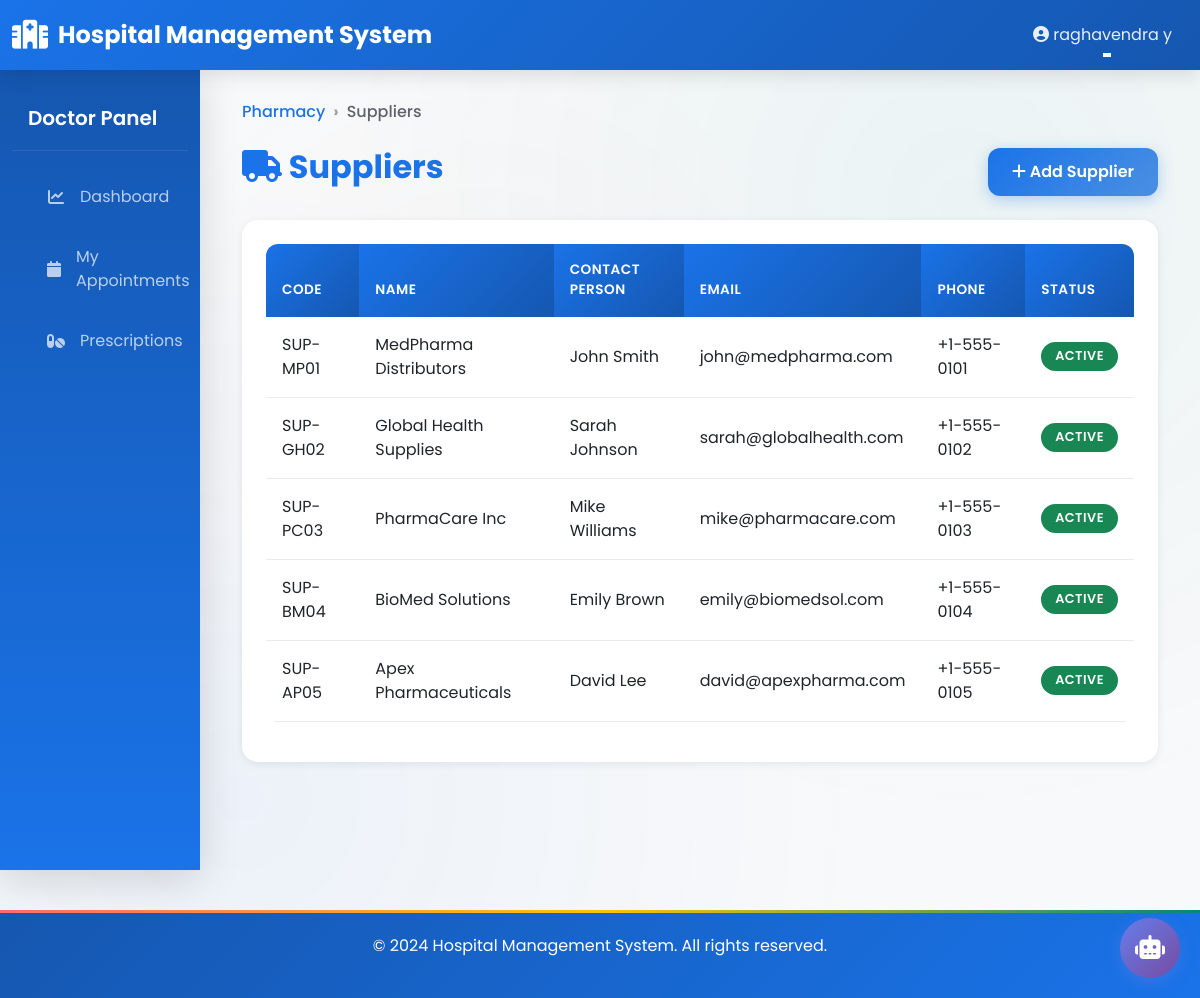
The page /pharmacy/suppliers/ (signed in) on the database its author committed.
### accounts/models.py (models this page shows, shortened)
class CustomUser(AbstractUser):
    ROLE_CHOICES = (
        ('ADMIN', 'Administrator'),
        ('DOCTOR', 'Doctor'),
        ('NURSE', 'Nurse'),
        ('PHARMACIST', 'Pharmacist'),
        ('RECEPTIONIST', 'Receptionist'),
        ('PATIENT', 'Patient'),
    )
    role = models.CharField(max_length=20, choices=ROLE_CHOICES, default='PATIENT')
    phone = models.CharField(max_length=20, blank=True, null=True)
    address = models.TextField(blank=True, null=True)
    city = models.CharField(max_length=100, blank=True, null=True)
    state = models.CharField(max_length=100, blank=True, null=True)
    profile_picture = models.ImageField(upload_to='profile_pictures/', blank=True, null=True)
    created_at = models.DateTimeField(auto_now_add=True)
    updated_at = models.DateTimeField(auto_now=True)
    is_active_user = models.BooleanField(default=True)
    class Meta:
        ordering = ['-created_at']
        indexes = [
            models.Index(fields=['role']),
            models.Index(fields=['email']),
        ]

### pharmacy/models.py (models this page shows, shortened)
class Supplier(models.Model):
    name = models.CharField(max_length=200)
    code = models.CharField(max_length=50, unique=True)
    contact_person = models.CharField(max_length=100, blank=True)
    email = models.EmailField(blank=True)
    phone = models.CharField(max_length=20, blank=True)
    address = models.TextField(blank=True)
    is_active = models.BooleanField(default=True)
    created_at = models.DateTimeField(auto_now_add=True)

### pharmacy/views.py (the view)
# urls.py: path('suppliers/', views.SupplierListView.as_view(), name='supplier_list'),
class SupplierListView(LoginRequiredMixin, PharmacyAccessMixin, ListView):
    model = Supplier
    template_name = 'pharmacy/supplier_list.html'
    context_object_name = 'suppliers'

### pharmacy/views.py (called while the page is built)
    def test_func(self):
        return hasattr(self.request.user, 'role') and self.request.user.role in ['PHARMACIST', 'ADMIN', 'RECEPTIONIST', 'DOCTOR', 'NURSE']

### templates/pharmacy/supplier_list.html (shortened to what this page needs)
{% extends "base.html" %}
{% block content %}
<nav aria-label="breadcrumb" class="mb-4">
    <ol class="breadcrumb">
        <li class="breadcrumb-item"><a href="{% url 'pharmacy:dashboard' %}">Pharmacy</a></li>
        <li class="breadcrumb-item active">Suppliers</li>
    </ol>
</nav>
<div class="row mb-4">
    <div class="col-md-8">
        <h2 style="color: var(--primary-color); font-weight: 700;">
            <i class="fas fa-truck"></i> Suppliers
        </h2>
    </div>
    <div class="col-md-4 text-end">
        <a href="{% url 'pharmacy:create_supplier' %}" class="btn btn-primary">
            <i class="fas fa-plus"></i> Add Supplier
        </a>
    </div>
</div>
<div class="card">
    <div class="card-body">
        <table class="table table-hover">
            <thead>
                <tr>
                    <th>Code</th>
                    <th>Name</th>
                    <th>Contact Person</th>
                    <th>Email</th>
                    <th>Phone</th>
                    <th>Status</th>
                </tr>
            </thead>
            <tbody>
                {% for supplier in suppliers %}
                <tr>
                    <td>{{ supplier.code }}</td>
                    <td>{{ supplier.name }}</td>
                    <td>{{ supplier.contact_person|default:"-" }}</td>
                    <td>{{ supplier.email|default:"-" }}</td>
                    <td>{{ supplier.phone|default:"-" }}</td>
                    <td>
                        {% if supplier.is_active %}
                        <span class="badge bg-success">Active</span>
                        {% else %}
                        <span class="badge bg-secondary">Inactive</span>
                        {% endif %}
                    </td>
                </tr>
                {% empty %}
                <tr>
                    <td colspan="6" class="text-center text-muted">No suppliers found</td>
                </tr>
                {% endfor %}
            </tbody>
        </table>
    </div>
</div>
{% endblock %}

### templates/base.html (shortened to what this page needs)
{% load static %}
<!DOCTYPE html>
<html lang="en">
<head>
    <link href="https://cdn.jsdelivr.net/npm/bootstrap@5.3.0/dist/css/bootstrap.min.css" rel="stylesheet">
    <link rel="stylesheet" href="https://cdnjs.cloudflare.com/ajax/libs/font-awesome/6.4.0/css/all.min.css">
    <link rel="stylesheet" href="{% static 'css/custom.css' %}">
</head>
<body>
    <nav class="navbar navbar-expand-lg navbar-dark sticky-top">
        <div class="container-fluid">
            <a class="navbar-brand" href="{% url 'home' %}">
                <i class="fas fa-hospital"></i> Hospital Management System
            </a>
            <div class="collapse navbar-collapse" id="navbarNav">
                <ul class="navbar-nav ms-auto">
                    {% if user.is_authenticated %}
                    <li class="nav-item dropdown">
                        <a class="nav-link dropdown-toggle" href="#" id="userDropdown" role="button" data-bs-toggle="dropdown">
                            <i class="fas fa-user-circle"></i> {{ user.get_full_name|default:user.email }}
                        </a>
                    </li>
                    {% else %}
                    <li class="nav-item">
                        <a class="nav-link" href="{% url 'accounts:role_choice' %}">Login</a>
                    </li>
                    {% endif %}
                </ul>
            </div>
        </div>
    </nav>
    <div class="container-fluid">
        <div class="row">
            {% if user.is_authenticated %}
            <nav class="col-md-2 d-md-block bg-light sidebar">
                <div class="position-sticky pt-3">
                    {% if user.role == 'ADMIN' %}
                        <h5 class="px-3 text-white mb-3">Admin Panel</h5>
                        <ul class="nav flex-column">
                            <li class="nav-item">
                                <a class="nav-link" href="{% url 'dashboard:admin_dashboard' %}">
                                    <i class="fas fa-chart-line"></i> Dashboard
                                </a>
                            </li>
                            <li class="nav-item">
                                <a class="nav-link" href="{% url 'patients:patient_list' %}">
                                    <i class="fas fa-users"></i> Manage Patients
                                </a>
                            </li>
                            <li class="nav-item">
                                <a class="nav-link" href="{% url 'doctors:doctor_list' %}">
                                    <i class="fas fa-user-md"></i> Manage Doctors
                                </a>
                            </li>
                            <li class="nav-item">
                                <a class="nav-link" href="{% url 'nurses:nurse_list' %}">
                                    <i class="fas fa-user-nurse"></i> Manage Nurses
                                </a>
                            </li>
                            <li class="nav-item">
                                <a class="nav-link" href="{% url 'reports:medical_report_list' %}">
                                    <i class="fas fa-file-medical"></i> Medical Reports
                                </a>
                            </li>
                            <li class="nav-item">
                                <a class="nav-link" href="{% url 'billing:billing_list' %}">
                                    <i class="fas fa-file-invoice-dollar"></i> Billing
                                </a>
                            </li>
                            <li class="nav-item">
                                <a class="nav-link" href="{% url 'billing:financial_reports' %}">
                                    <i class="fas fa-chart-line"></i> Financial Reports
                                </a>
                            </li>
                            <li class="nav-item">
                                <a class="nav-link" href="{% url 'billing:insurance_claim_list' %}">
                                    <i class="fas fa-file-contract"></i> Insurance Claims
                                </a>
                            </li>
                            <li class="nav-item">
                                <a class="nav-link" href="{% url 'billing:installment_plan_list' %}">
                                    <i class="fas fa-calendar-check"></i> Installments
                                </a>
                            </li>
                        </ul>
                    {% elif user.role == 'DOCTOR' %}
                        <h5 class="px-3 text-white mb-3">Doctor Panel</h5>
                        <ul class="nav flex-column">
                            <li class="nav-item">
                                <a class="nav-link" href="{% url 'dashboard:doctor_dashboard' %}">
                                    <i class="fas fa-chart-line"></i> Dashboard
                                </a>
                            </li>
                            <li class="nav-item">
                                <a class="nav-link" href="{% url 'doctors:view_appointments' %}">
                                    <i class="fas fa-calendar"></i> My Appointments
                                </a>
                            </li>
                            <li class="nav-item">
                                <a class="nav-link" href="{% url 'reports:prescription_list' %}">
                                    <i class="fas fa-pills"></i> Prescriptions
                                </a>
                            </li>
                        </ul>
                    {% endif %}
                </div>
            </nav>
            {% endif %}
            <main class="col-md-{% if user.is_authenticated %}10{% else %}12{% endif %}">
                <div class="main-content">
                    {% block content %}{% endblock %}
                </div>
            </main>
        </div>
    </div>
    <footer class="footer">
        <p>&copy; 2024 Hospital Management System. All rights reserved.</p>
    </footer>
    {% if user.is_authenticated %}
    <div id="chat-widget">
        <button id="chat-toggle-btn" class="chat-toggle-btn" onclick="toggleChat()">
            <i class="fas fa-robot"></i>
        </button>
    </div>
    {% endif %}
</body>
</html>

### templates/base.html (style rules this page uses)
#chat-widget { position: fixed; bottom: 20px; right: 20px; z-index: 1000; }
.chat-toggle-btn { width: 60px; height: 60px; border-radius: 50%; background: linear-gradient(135deg, #667eea 0%, #764ba2 100%); border: none; color: white; font-size: 24px; cursor: pointer; box-shadow: 0 4px 15px rgba(102, 126, 234, 0.4); transition: transform 0.3s; }

### rows shown on the page
CustomUser: get_full_name "raghavendra y"
Supplier: code "SUP-MP01", name "MedPharma Distributors", contact_person "John Smith", email "john@medpharma.com", phone "+1-555-0101", is_active "ACTIVE"
Supplier: code "SUP-GH02", name "Global Health Supplies", contact_person "Sarah Johnson", email "sarah@globalhealth.com", phone "+1-555-0102", is_active "ACTIVE"
Supplier: code "SUP-PC03", name "PharmaCare Inc", contact_person "Mike Williams", email "mike@pharmacare.com", phone "+1-555-0103", is_active "ACTIVE"
Supplier: code "SUP-BM04", name "BioMed Solutions", contact_person "Emily Brown", email "emily@biomedsol.com", phone "+1-555-0104", is_active "ACTIVE"
Supplier: code "SUP-AP05", name "Apex Pharmaceuticals", contact_person "David Lee", email "david@apexpharma.com", phone "+1-555-0105", is_active "ACTIVE"
